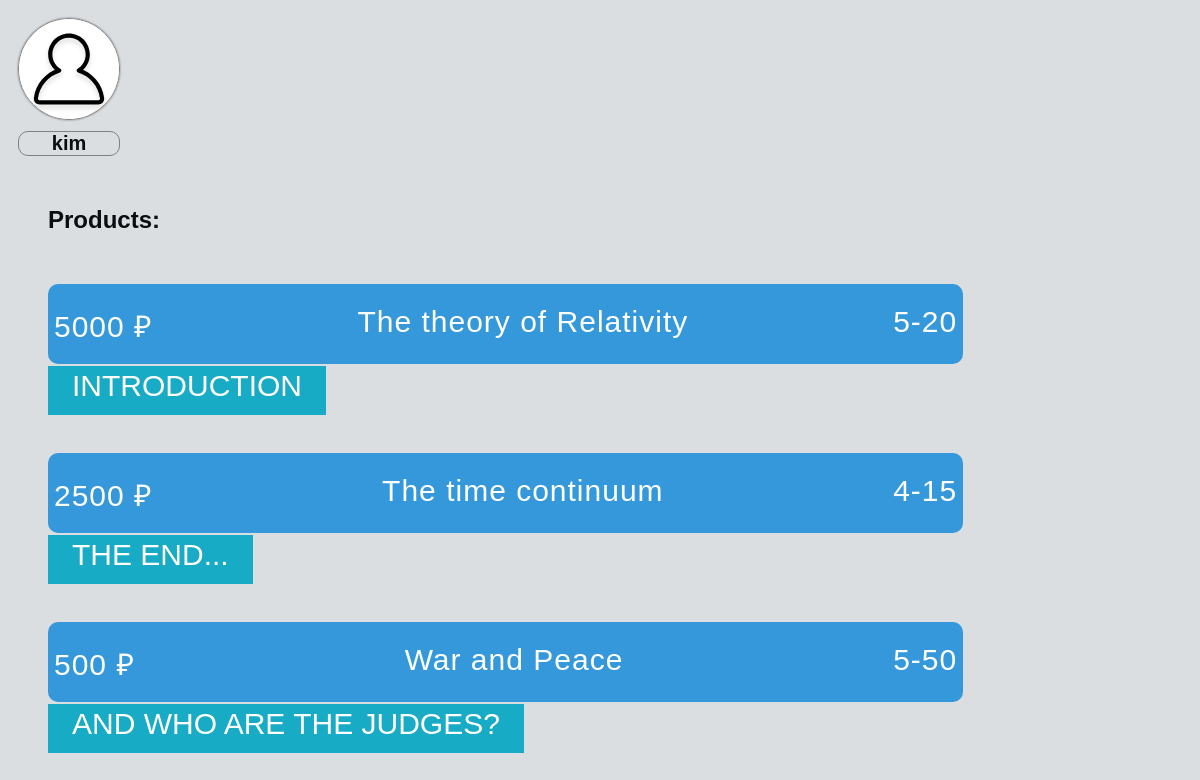
The app's page / (signed in) with its own data.
### main/models.py (models this page shows, shortened)
class Product(models.Model):
    autor = models.CharField('Автор', max_length=25)
    title = models.CharField('Название', max_length=25)
    min_group = models.IntegerField('Минимальный размер группы')
    max_group = models.IntegerField('Максимальный размер группы')
    price = models.IntegerField('Цена')
    date = models.DateTimeField('Дата')
    class Meta:
        verbose_name = 'Продукт'
        verbose_name_plural = 'Продукты'

class Lessons(models.Model):
    title = models.CharField('Название', max_length=25)
    src = models.TextField('Ссылка на видео', blank=True, null=True)
    link = models.CharField('Продукт', max_length=25)
    class Meta:
        verbose_name = 'Урок'
        verbose_name_plural = 'Уроки'

### main/views.py (the view)
# urls.py: path('', views.main),
def main(request):
    array = Product.objects.all()
    lessons = Lessons.objects.all()
    groups = Groups.objects.all()
    return render(request, 'main/main.html', {'array': array, 'lessons': lessons, 'groups': groups, 'select': 'Products'})

### main/templates/main/main.html
{% extends 'main/simple.html' %}
{% block list %}
<ul class="list_product">
    <h2>{{select}}:</h2>
    {% if select == 'Products' %}
        {% for product in array %}
        <li><button class="btn btn-1 btn-sep">
            <span class="t">{{product.price}} ₽</span>
            <span class="t">{{product.title}}</span>
            <span class="t">{{product.min_group}}-{{product.max_group}}</span>
        </button></li>
        <div align="left">
        {% for lesson in lessons %}
            {% if lesson.link == product.title %}
                <a href="{{lesson.src}}">
                    <span class="t">{{lesson.title}}</span>
                </a>
            <br>
            {% endif %}
        {% endfor %}
        </div>
        {% endfor %}
    {% endif %}
</ul>
{% endblock %}

### main/templates/main/simple.html (shortened to what this page needs)
<!doctype html>
{% load static %}
<html lang="ru">
<head>
    <link rel="stylesheet" href="{% static 'main/css/simple.css' %}">
</head>
<body>
{% if user.is_authenticated %}
    <div>
        <img src="{% static 'main/img/profile.svg' %}" alt="" class="round">
        <h4 class="center_el">{{user.username}}</h4>
    </div>
    {% block list %}
    {% endblock %}
{% endif %}
</body>
</html>

### static/main/css/simple.css (style rules this page uses)
.round { border-radius: 100px; border: 1px solid grey; box-shadow: 0 0 2px #666; width: 100px; height: 100px; margin-top: 10px; margin-left: 10px; margin-right: 1px; margin-bottom: -20px; }
.center_el { border: 1px solid grey; border-radius: 10px; margin-left: 10px; text-align: center; width: 100px; font-size: 20px; }
body { font-family: Trebuchet MS, sans-serif; color: #0A0E12; background-color: #DBDEE1; }
.list_product { list-style-type: none; align: center; margin-top: 50px; }
.t { font-size: 30px; margin-top: 20px; }
.btn { font-family: Trebuchet MS, sans-serif; width: 80%; height: 80px; border: none; border-radius: 10px; font-size: 20px; color: inherit; background: none; cursor: pointer; display: flex; justify-content: space-between; margin-bottom: 5px; margin-top: 50px; letter-spacing: 1px; outline: none; position: relative; -webkit-transition: all 0.3s; -moz-transition: all 0.3s; transition: all 0.3s; }
.btn:after { content: ''; position: absolute; z-index: -1; -webkit-transition: all 0.3s; -moz-transition: all 0.3s; transition: all 0.3s; }
.btn:before { speak: none; font-style: normal; font-weight: normal; font-variant: normal; text-transform: none; line-height: 1; position: relative; -webkit-font-smoothing: antialiased; }
.btn-sep:before { background: rgba(0,0,0,0.5); }
.btn-1 { background: #3498db; color: #fff; }
.btn-1:before { position: absolute; height: 100%; left: 0; top: 0; line-height: 3; font-size: 140%; width: 60px; }
a { background-color: #17ABC6 ; color: white; padding: 1em 1.5em; text-decoration: none; text-transform: uppercase; }

### records on screen
Product: price "5000", title "The theory of Relativity", min_group "5", max_group "20"
Lessons: title "INTRODUCTION"
Product: price "2500", title "The time continuum", min_group "4", max_group "15"
Lessons: title "THE END..."
Product: price "500", title "War and Peace", min_group "5", max_group "50"
Lessons: title "AND WHO ARE THE JUDGES?"

### other values on screen
{{ user.username }} "kim"
{{ select }} "Products"
